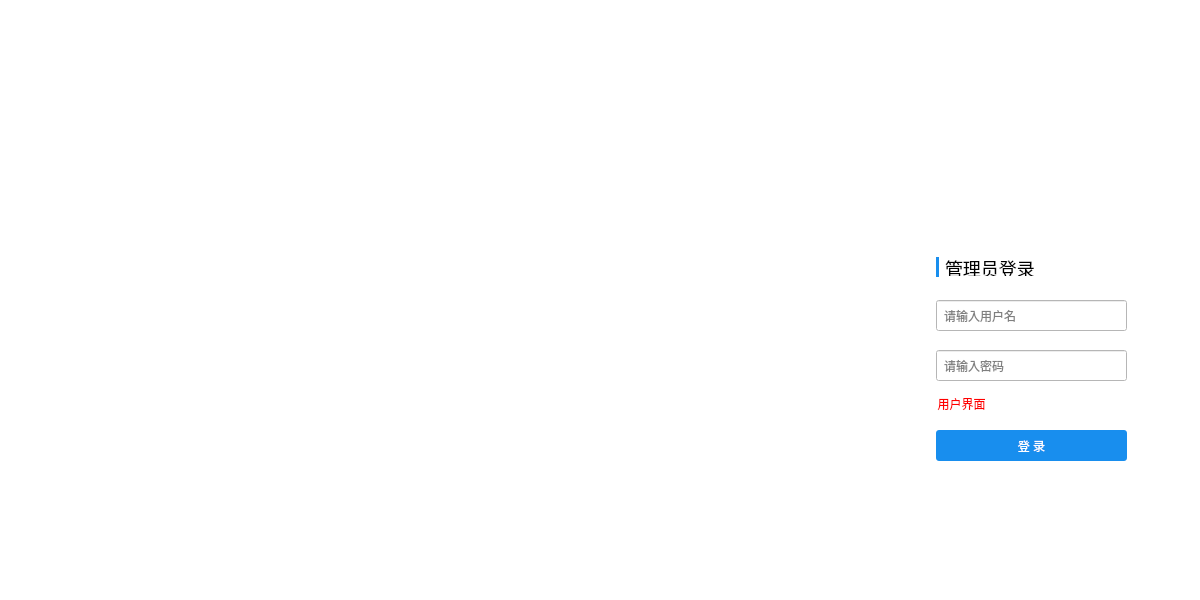
<?xml version="1.0" encoding="UTF-8"?>
<ui version="4.0">
 <class>Admin</class>
 <widget class="QWidget" name="Admin">
  <property name="windowModality">
   <enum>Qt::ApplicationModal</enum>
  </property>
  <property name="enabled">
   <bool>true</bool>
  </property>
  <property name="geometry">
   <rect>
    <x>0</x>
    <y>0</y>
    <width>1200</width>
    <height>600</height>
   </rect>
  </property>
  <property name="minimumSize">
   <size>
    <width>1200</width>
    <height>600</height>
   </size>
  </property>
  <property name="maximumSize">
   <size>
    <width>1200</width>
    <height>600</height>
   </size>
  </property>
  <property name="windowTitle">
   <string>扫描工具v2</string>
  </property>
  <property name="windowIcon">
   <iconset>
    <normalon>:/icon.ico</normalon>
   </iconset>
  </property>
  <property name="styleSheet">
   <string notr="true">background-color: rgb(255, 255, 255);</string>
  </property>
  <widget class="QLabel" name="backimg">
   <property name="geometry">
    <rect>
     <x>0</x>
     <y>0</y>
     <width>1201</width>
     <height>601</height>
    </rect>
   </property>
   <property name="text">
    <string/>
   </property>
   <property name="pixmap">
    <pixmap resource="style.qrc">:/image/welcome.jpg</pixmap>
   </property>
   <property name="scaledContents">
    <bool>true</bool>
   </property>
  </widget>
  <widget class="QLabel" name="label">
   <property name="geometry">
    <rect>
     <x>910</x>
     <y>220</y>
     <width>241</width>
     <height>271</height>
    </rect>
   </property>
   <property name="autoFillBackground">
    <bool>false</bool>
   </property>
   <property name="styleSheet">
    <string notr="true">border-radius:5px;</string>
   </property>
   <property name="text">
    <string/>
   </property>
   <property name="scaledContents">
    <bool>false</bool>
   </property>
   <property name="alignment">
    <set>Qt::AlignRight|Qt::AlignTrailing|Qt::AlignVCenter</set>
   </property>
   <property name="wordWrap">
    <bool>false</bool>
   </property>
  </widget>
  <widget class="QLineEdit" name="username">
   <property name="geometry">
    <rect>
     <x>936</x>
     <y>300</y>
     <width>191</width>
     <height>31</height>
    </rect>
   </property>
   <property name="styleSheet">
    <string notr="true">padding-left:5px;</string>
   </property>
   <property name="inputMethodHints">
    <set>Qt::ImhNone</set>
   </property>
   <property name="placeholderText">
    <string>请输入用户名</string>
   </property>
  </widget>
  <widget class="QLabel" name="label_2">
   <property name="geometry">
    <rect>
     <x>936</x>
     <y>257</y>
     <width>3</width>
     <height>20</height>
    </rect>
   </property>
   <property name="styleSheet">
    <string notr="true">width:4px;
height:10px;
background:#188EEE;</string>
   </property>
   <property name="text">
    <string/>
   </property>
  </widget>
  <widget class="QLabel" name="label_3">
   <property name="geometry">
    <rect>
     <x>945</x>
     <y>260</y>
     <width>91</width>
     <height>16</height>
    </rect>
   </property>
   <property name="styleSheet">
    <string notr="true">font-size:18px;</string>
   </property>
   <property name="text">
    <string>管理员登录</string>
   </property>
  </widget>
  <widget class="QLineEdit" name="password">
   <property name="geometry">
    <rect>
     <x>936</x>
     <y>350</y>
     <width>191</width>
     <height>31</height>
    </rect>
   </property>
   <property name="styleSheet">
    <string notr="true">padding-left:5px;</string>
   </property>
   <property name="echoMode">
    <enum>QLineEdit::Password</enum>
   </property>
   <property name="placeholderText">
    <string>请输入密码</string>
   </property>
  </widget>
  <widget class="QPushButton" name="loginbtn">
   <property name="geometry">
    <rect>
     <x>936</x>
     <y>430</y>
     <width>191</width>
     <height>31</height>
    </rect>
   </property>
   <property name="cursor">
    <cursorShape>PointingHandCursor</cursorShape>
   </property>
   <property name="styleSheet">
    <string notr="true">border:none;
background:#188EEE;
color:#FFFFFF;
border-radius:3px;</string>
   </property>
   <property name="text">
    <string>登 录</string>
   </property>
  </widget>
  <widget class="QPushButton" name="gouser">
   <property name="geometry">
    <rect>
     <x>924</x>
     <y>392</y>
     <width>75</width>
     <height>23</height>
    </rect>
   </property>
   <property name="styleSheet">
    <string notr="true">border:none;
color:red;</string>
   </property>
   <property name="text">
    <string>用户界面</string>
   </property>
  </widget>
  <widget class="QLabel" name="tip">
   <property name="geometry">
    <rect>
     <x>1040</x>
     <y>398</y>
     <width>91</width>
     <height>16</height>
    </rect>
   </property>
   <property name="cursor">
    <cursorShape>PointingHandCursor</cursorShape>
   </property>
   <property name="styleSheet">
    <string notr="true">color:red;
text-align:center;</string>
   </property>
   <property name="text">
    <string/>
   </property>
  </widget>
 </widget>
 <resources>
  <include location="style.qrc"/>
 </resources>
 <connections/>
</ui>
